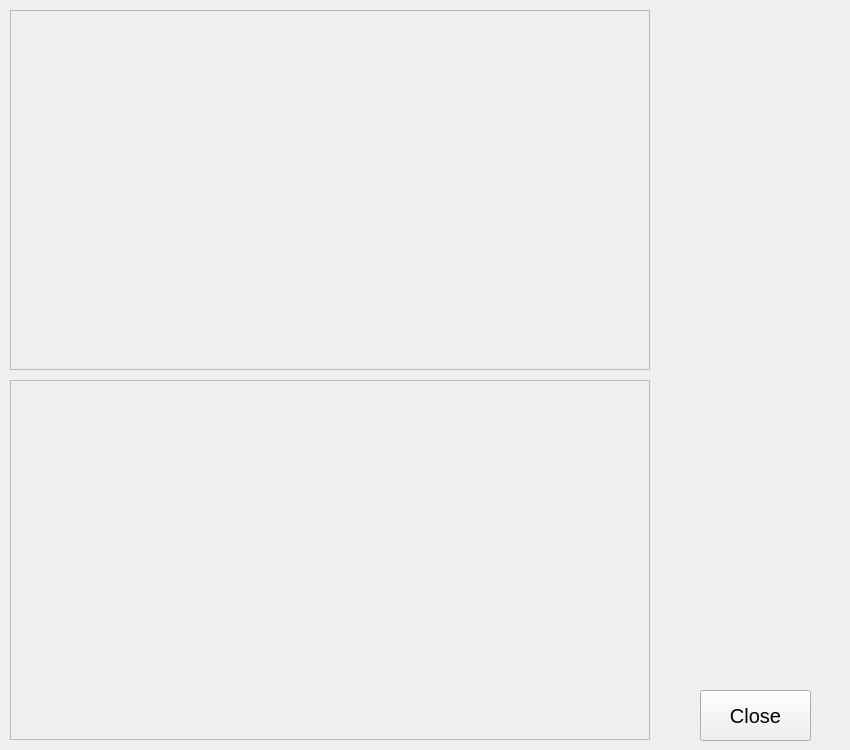
<?xml version="1.0" encoding="UTF-8"?>
<ui version="4.0">
 <class>CameraInterface</class>
 <widget class="QWidget" name="CameraInterface">
  <property name="geometry">
   <rect>
    <x>0</x>
    <y>0</y>
    <width>850</width>
    <height>750</height>
   </rect>
  </property>
  <property name="minimumSize">
   <size>
    <width>850</width>
    <height>750</height>
   </size>
  </property>
  <property name="maximumSize">
   <size>
    <width>850</width>
    <height>750</height>
   </size>
  </property>
  <property name="windowTitle">
   <string>Camera Interface</string>
  </property>
  <widget class="QLabel" name="Camera1ShowLabel">
   <property name="geometry">
    <rect>
     <x>10</x>
     <y>10</y>
     <width>640</width>
     <height>360</height>
    </rect>
   </property>
   <property name="minimumSize">
    <size>
     <width>640</width>
     <height>360</height>
    </size>
   </property>
   <property name="frameShape">
    <enum>QFrame::StyledPanel</enum>
   </property>
   <property name="frameShadow">
    <enum>QFrame::Plain</enum>
   </property>
   <property name="text">
    <string/>
   </property>
  </widget>
  <widget class="QLabel" name="Camera2ShowLabel">
   <property name="geometry">
    <rect>
     <x>10</x>
     <y>380</y>
     <width>640</width>
     <height>360</height>
    </rect>
   </property>
   <property name="minimumSize">
    <size>
     <width>640</width>
     <height>360</height>
    </size>
   </property>
   <property name="frameShape">
    <enum>QFrame::StyledPanel</enum>
   </property>
   <property name="frameShadow">
    <enum>QFrame::Plain</enum>
   </property>
   <property name="text">
    <string/>
   </property>
  </widget>
  <widget class="QPushButton" name="CloseButton">
   <property name="geometry">
    <rect>
     <x>700</x>
     <y>690</y>
     <width>111</width>
     <height>51</height>
    </rect>
   </property>
   <property name="font">
    <font>
     <pointsize>15</pointsize>
    </font>
   </property>
   <property name="text">
    <string>Close</string>
   </property>
  </widget>
 </widget>
 <resources/>
 <connections/>
</ui>
